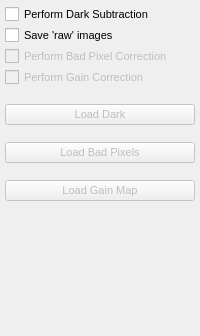
  <widget class="QDockWidget" name="m_CorrectionDockWidget">
   <property name="font">
    <font>
     <pointsize>8</pointsize>
    </font>
   </property>
   <property name="windowTitle">
    <string>Correction</string>
   </property>
   <attribute name="dockWidgetArea">
    <number>2</number>
   </attribute>
   <widget class="QWidget" name="dockWidgetContents_3">
    <layout class="QVBoxLayout" name="verticalLayout">
     <property name="spacing">
      <number>2</number>
     </property>
     <property name="margin">
      <number>5</number>
     </property>
     <item>
      <widget class="QCheckBox" name="m_PerformDark">
       <property name="font">
        <font>
         <pointsize>8</pointsize>
        </font>
       </property>
       <property name="toolTip">
        <string>Do dark subtraction as images are taken</string>
       </property>
       <property name="text">
        <string>Perform Dark Subtraction </string>
       </property>
      </widget>
     </item>
     <item>
      <widget class="QCheckBox" name="m_SaveRaw">
       <property name="font">
        <font>
         <pointsize>8</pointsize>
        </font>
       </property>
       <property name="toolTip">
        <string>Save 'raw' images (before dark subtraction), as well</string>
       </property>
       <property name="text">
        <string>Save 'raw' images</string>
       </property>
      </widget>
     </item>
     <item>
      <widget class="QCheckBox" name="m_PerformBadPixels">
       <property name="enabled">
        <bool>false</bool>
       </property>
       <property name="font">
        <font>
         <pointsize>8</pointsize>
        </font>
       </property>
       <property name="text">
        <string>Perform Bad Pixel Correction</string>
       </property>
      </widget>
     </item>
     <item>
      <widget class="QCheckBox" name="m_PerformGainCorrection">
       <property name="enabled">
        <bool>false</bool>
       </property>
       <property name="font">
        <font>
         <pointsize>8</pointsize>
        </font>
       </property>
       <property name="text">
        <string>Perform Gain Correction</string>
       </property>
      </widget>
     </item>
     <item>
      <widget class="QLabel" name="m_DarkImagePath">
       <property name="text">
        <string/>
       </property>
      </widget>
     </item>
     <item>
      <widget class="QPushButton" name="m_LoadDarkButton">
       <property name="enabled">
        <bool>false</bool>
       </property>
       <property name="font">
        <font>
         <pointsize>8</pointsize>
        </font>
       </property>
       <property name="text">
        <string>Load Dark</string>
       </property>
      </widget>
     </item>
     <item>
      <widget class="QLabel" name="m_BadPixelsPath">
       <property name="text">
        <string/>
       </property>
      </widget>
     </item>
     <item>
      <widget class="QPushButton" name="m_LoadBadPixelsButton">
       <property name="enabled">
        <bool>false</bool>
       </property>
       <property name="font">
        <font>
         <pointsize>8</pointsize>
        </font>
       </property>
       <property name="text">
        <string>Load Bad Pixels</string>
       </property>
      </widget>
     </item>
     <item>
      <widget class="QLabel" name="m_GainMapPath">
       <property name="text">
        <string/>
       </property>
      </widget>
     </item>
     <item>
      <widget class="QPushButton" name="m_LoadGainCorrection">
       <property name="enabled">
        <bool>false</bool>
       </property>
       <property name="font">
        <font>
         <pointsize>8</pointsize>
        </font>
       </property>
       <property name="text">
        <string>Load Gain Map</string>
       </property>
      </widget>
     </item>
     <item>
      <spacer name="verticalSpacer_2">
       <property name="orientation">
        <enum>Qt::Vertical</enum>
       </property>
       <property name="sizeHint" stdset="0">
        <size>
         <width>138</width>
         <height>130</height>
        </size>
       </property>
      </spacer>
     </item>
    </layout>
   </widget>
  </widget>
